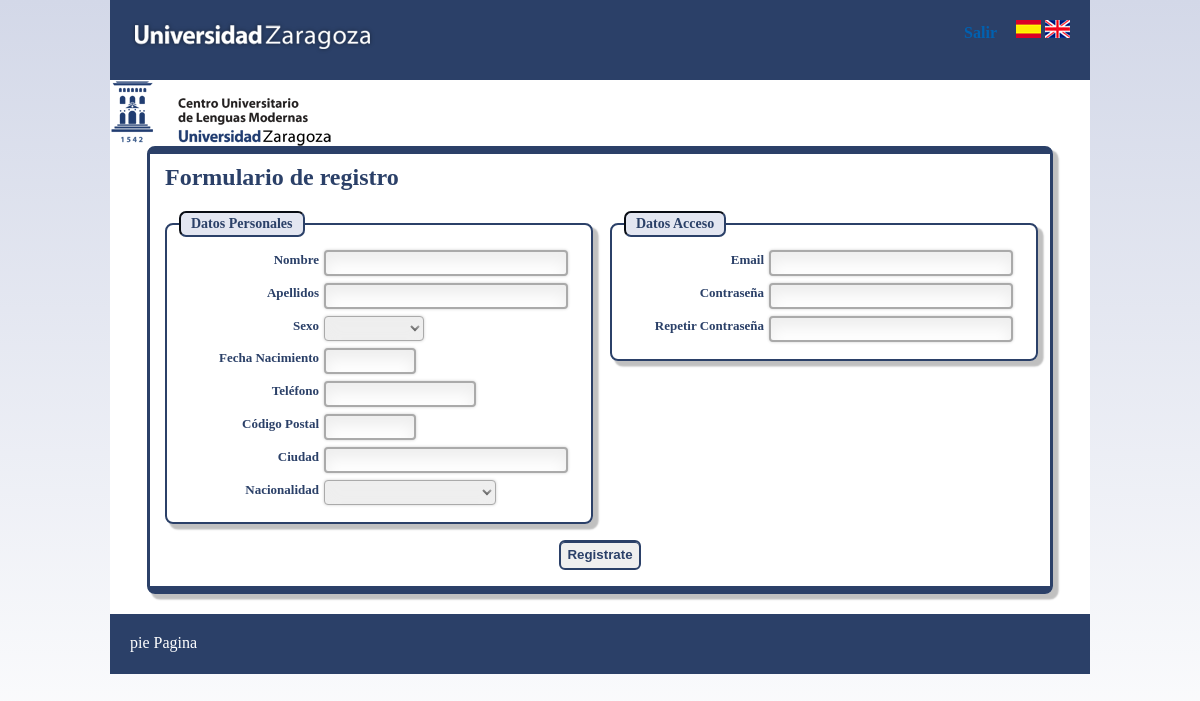
Page /registro.php on the committed database.
### tables this page shows
CREATE TABLE `traducciones` (
  `id` int(11) NOT NULL AUTO_INCREMENT,
  `clave` varchar(255) DEFAULT NULL,
  `valor` varchar(255) DEFAULT NULL,
  `lang` varchar(3) DEFAULT NULL,
  PRIMARY KEY (`id`)
);

### modelos/clsUtil.php (called while the page is built, shortened)
<?php
class ClsUtil {
public function trad($clave,$lang='es'){
	$datos = new clsDatos();
	$conexion=$datos->conexion;
	$sql = "SELECT valor FROM traducciones WHERE clave='$clave' AND lang='$lang'";
	$resultado = mysqli_query($conexion,$sql) or die(mysql_error());
	$res = mysqli_fetch_assoc($resultado);
	if ($res['valor']==NULL){
		$devuelve = $clave;
	}else{
		$devuelve =$res['valor'];
	}
	return $devuelve;
}
public function getURL(){
	$url="http://".$_SERVER['HTTP_HOST'].":".$_SERVER['SERVER_PORT'].$_SERVER['REQUEST_URI'];
	$ar_url=explode('?',$url);
	return $ar_url[0];
}
public function getNacionalidades(){
return $nacionalidades;
}
}
?>

### registro.php (the view, shortened to what this page needs)
<?php
require_once("top.php");
?>
	<div id="central" class="bloqueBordesAzul bloqueSombra bloqueRedondo" >
		<h2><?php echo $util->trad("formulario_registro",$lang);?></h2>
		<form name="form_registro" id="form_registro" method="POST" action="do.php">
			<fieldset class="bloqueSombra bloqueRedondo">
			<legend class="bloqueRedondo">Datos Personales</legend>
				<div class="bloque_campoForumulario">
					<label for="nombre"><?php echo $util->trad("nombre",$lang);?></label>
					<input type="text" name="nombre" id="nombre" value="" class="input input_tamanhoNormal" tabindex="1"/>
				</div>
				<div class="bloque_campoForumulario">
					<label for="apellidos"><?php echo $util->trad("apellidos",$lang);?></label>
					<input type="text" name="apellidos" id="apellidos" value=""  class="input input_tamanhoNormal" tabindex="2"/>
				</div>
				<div class="bloque_campoForumulario">
					<label for="sexo"><?php echo $util->trad("sexo",$lang);?></label>
					<select name="sexo" id="sexo" class="select_tamanhoPequenho" tabindex="3">
						<option value="" selected></option>
						<option value="F"><?php echo $util->trad("femenino",$lang);?></option>
					</select>
				</div>
				<div class="bloque_campoForumulario">
					<label for="fechanacimiento"><?php echo $util->trad("nacimiento",$lang);?></label>
					<input type="text" name="fechanacimiento" id="datepicker" value="" class="input_tamanhoPequenho" tabindex="4"/>
				</div>
				<div class="bloque_campoForumulario">
					<label for="telefono"><?php echo $util->trad("telefono",$lang);?></label>
					<input type="text" name="telefono" id="telefono" value=""  class="input_tamanhoMediano" tabindex="5"/>
				</div>
				<div class="bloque_campoForumulario">
					<label for="cp"><?php echo $util->trad("cp",$lang);?></label>
					<input type="text" name="cp" id="cp" value=""  class="input_tamanhoPequenho" tabindex="6"/>
				</div>
				<div class="bloque_campoForumulario">
					<label for="ciudad"><?php echo $util->trad("ciudad",$lang);?></label>
					<input type="text" name="ciudad" id="ciudad" value=""  class="input_tamanhoNormal" tabindex="7"/>
				</div>
				<div class="bloque_campoForumulario">
					<label for="nacionalidad"><?php echo $util->trad("nacionalidad",$lang);?></label>
					<select name="nacionalidad" id="nacionalidad" class="select_tamanhoMediano" tabindex="8">
						<option value="" selected></option>
					<?php
						$util=new ClsUtil();
						$ar_nacionalidades= $util->getNacionalidades();
						foreach($ar_nacionalidades as $nacionalidad){ ?>
							<option value="<?php echo $nacionalidad?>"><?php echo $nacionalidad?></option>
						<?php }	?>
					</select>
				</div>
			</fieldset>
		<fieldset class="bloqueSombra bloqueRedondo" >
			<legend class="bloqueRedondo">Datos Acceso</legend>
				<div class="bloque_campoForumulario">
					<label for="email">Email</label>
					<input type="text" name="email" id="email" value="" class="input_tamanhoNormal" tabindex="9"/>
				</div>
				<div class="bloque_campoForumulario">
					<label for="contrasena"><?php echo $util->trad("contrasena",$lang);?></label>
					<input type="password" name="contrasena" id="contrasena"   value=""  class="input_tamanhoNormal" tabindex="10" />
				</div>
				<div class="bloque_campoForumulario">
					<label for="contrasena2"><?php echo $util->trad("repetir ",$lang);?></label>
					<input type="password" name="contrasena2" id="contrasena2" value="" class="input_tamanhoNormal" tabindex="11"/>
				</div>
			</fieldset	>
			<div class="divBoton" >
				<input type="submit" name="b_registro" value="<?php echo $util->trad("registro",$lang);?>" style="margin:15px;">
			</div>
		</form>
	</div>
<?php
require_once("bottom.php");
?>

### top.php (shortened to what this page needs)
<!DOCTYPE html PUBLIC "-//W3C//DTD XHTML 1.0 Transitional//EN" "http://www.w3.org/TR/xhtml1/DTD/xhtml1-transitional.dtd">
<html xmlns="http://www.w3.org/1999/xhtml">
<head>
<link rel="stylesheet" href="fancybox/source/jquery.fancybox.css?v=2.1.5" type="text/css" media="screen" />
<link rel="stylesheet" href="js/jquery-ui-1.11.3.custom/jquery-ui.css">
<link rel="stylesheet" href="fancybox/source/helpers/jquery.fancybox-buttons.css?v=1.0.5" type="text/css" media="screen" />
<link rel="stylesheet" href="fancybox/source/helpers/jquery.fancybox-thumbs.css?v=1.0.7" type="text/css" media="screen" />
<link rel="stylesheet" type="text/css" href="css/estilos.css" media="screen" />
<link rel="stylesheet" href="css/formulario.css" type="text/css" media="screen"/>
</head>
<?php
function getRequest() {
		$dict=$_GET;
		if (count($dict)==0) $dict = $_POST;
		return $dict;
	}
$dict = getRequest();
require_once("clases.php");
$util= new clsUtil();
if(isset($dict['lang'])){
	$lang=$dict['lang'];
	$_SESSION['lang']=$lang;
}else if (isset($_SESSION['lang'])){
	$lang=$_SESSION['lang'];
}else{
	$lang='es';
}
$url=$util->getURL();
?>
<body class="gradiante">
<div id="contenedor">
	<header id="logo">
		<div style="float:left">
			<a href="http://www.unizar.es/">
				<img src="./imagenes/titulo.png" />
			</a>
		</div>
		<div style="float:right;margin-right:20px;">
			<span style="margin-right:15px"><a href="do.php?op=salir"><?php echo $util->trad("salir",$lang);?></a></span>
			<a href="<?php echo $url?>?lang=es">
				<img src="./imagenes/esp.gif" />
			</a>
			<a href="<?php echo $url?>?lang=en">
				<img src="./imagenes/eng.gif" />
			</a>
		</div>
	</header >
	<div id="logo_inferior"  >
		<a href="http://culm.unizar.es/">
			<img src="./imagenes/logo.png" />
		</a>
	</div>

### bottom.php
<footer>
		pie Pagina
	</footer>
</div>
</body>
</html>

### css/estilos.css (style rules this page uses)
html { height:100%; }
body { margin:0px; height:100%; }
a, a:visited { text-decoration: none; color:#0061B1; font-weight: bold; }
#contenedor { margin: 0 auto; width:980px; margin-bottom:5px; background-color:#fff; }
header { width:960px; height:60px; padding:20px 0 0 20px; background-color:#2B4068; color: #fff; }
footer { clear: both; width:960px; height:40px; padding:20px 0 0 20px; background-color:#2B4068; color: #fff; }
.bloqueBordesAzul { border-style: solid; border-color: #2B4068; border-left-width: 0.2em; border-right-width: 0.2em; border-top-width: 0.5em; border-bottom-width: 0.5em; }
.bloqueSombra { box-shadow: 0.3em 0.3em 0.1em 0.05em silver; -webkit-box-shadow: 0.3em 0.3em 0.1em 0.05em silver; -moz-box-shadow: 0.3 0.3em 0.1em 0.05em silver; -o-box-shadow: 0.3 0.3em 0.1em 0.05em silver; }
.bloqueRedondo { border-radius: 0.5em; -moz-border-radius: 0.5em; -webkit-border-radius: 0.5em; khtml-border-radius: 0.5em; }
.gradiante { background: -moz-linear-gradient(#D3D8E8,white) no-repeat; background: -webkit-linear-gradient(#D3D8E8,white) no-repeat; background: -o-linear-gradient(#D3D8E8,white) no-repeat; background: linear-gradient(#D3D8E8,white)no-repeat !important ; }
#central { width:900px; margin:0px auto 20px auto; }
#central label { color:#2B4068; font-weight:bold; }

### css/formulario.css (style rules this page uses)
h2 { color:#2B4068; font-weight:bold; margin:10px 0px 20px 15px; }
form { font-family:Georgia, "Times New Roman", serif; }
label { width: 35%; font-size:13px; float: left; text-align: right; padding:2px 5px 2px 0px; color:#2B4068; font-weight: bold; }
input[type="text"], input[type="password"] { height:18px; font-size:12px; padding:2px 4px; box-shadow: 0px 0px 3px #ccc, 0 10px 15px #eee inset; border-radius:4px; border:2px solid #aaa; }
.input { border:2px solid #aaa; }
input[type="button"], input[type="submit"], input[type="button"]:active,input[type="submit"]:active { height:30px; border-radius: 6px; box-shadow: inset 0 1px 0 0 #2B4068; border:2px solid #2B4068; color:#2B4068; font-weight: bolder; padding: 3px 6px 3px 6px; cursor:pointer; }
select { height:25px; width:63%; font-size:13px; padding:2px 4px; border:1px solid #aaa; box-shadow: 0px 0px 3px #ccc, 0 10px 15px #eee inset; border-radius:4px; }
.bloque_campoForumulario { margin:7px 0 7px 0; }
.input_tamanhoNormal { width:58%; }
.input_tamanhoMediano { width:35%; }
.input_tamanhoPequenho { width:20%; }
.select_tamanhoMediano { width:43%; }
.select_tamanhoPequenho { width:25%; }
fieldset { float:left; width:400px; margin-left:15px; border:2px solid #2B4068; }
legend { text-align: left; padding: 3px 10px 3px 10px; border:2px inset #2B4068; background-color: #e3e6f1; color:#2B4068; font-weight: bold; font-size: 14px; }
.divBoton { text-align:center; padding: 1px 3px 1px 3px; clear:left; }

### rows in the picture
traducciones: valor "Formulario de registro"
traducciones: valor "Nombre"
traducciones: valor "Apellidos"
traducciones: valor "Sexo"
traducciones: valor "Fecha Nacimiento"
traducciones: valor "Teléfono"
traducciones: valor "Código Postal"
traducciones: valor "Ciudad"
traducciones: valor "Nacionalidad"
traducciones: valor "Contraseña"
traducciones: valor "Repetir Contraseña"
traducciones: b_registro "Registrate"
